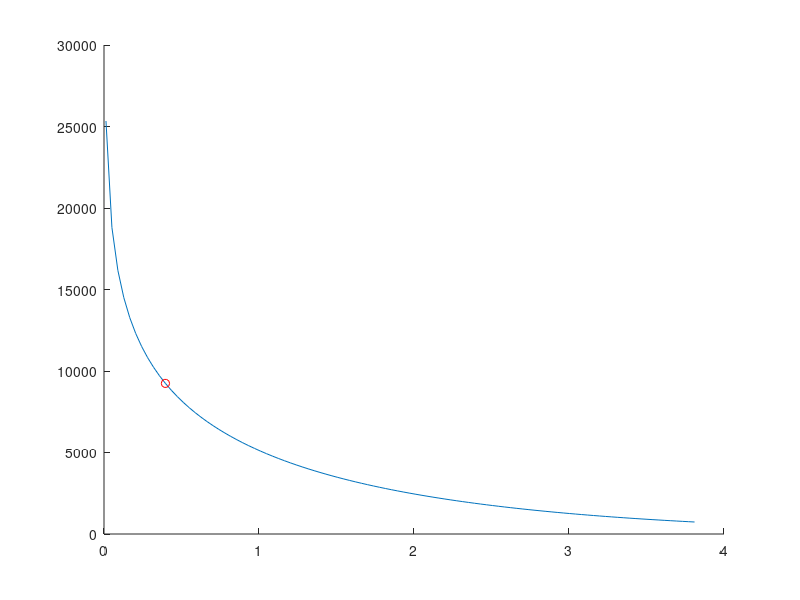

Write the MATLAB code that produced this figure.
clear all
clc

ampl = 0.080;   %amps
res = 16;       %ohms
L = 0.070;      %m, length of wire
q = ((ampl^2)*res)/L; %W/m, heat per unit length of wire

%t = linspace(0.001, 3, 1000);      %sec, heating/response time


l2 = 0.25;  %W/m-K, thermal conductivity of teflon at 25C


l1 = 71.6;  %W/m-K, thermal conductivity of Pt at 25C
c1 = (25.86)/195.08;%J/g-K
p1 = 21.86*100e3;%g/m3

l3 = 3.5;   %W/m-K, thermal conductivity of ice at 173 K
c3 = 1.389*1000; %J/kg-K
p3 = 925.7; %kg/m3

k1 = l1/(p1*c1);
%k1 = 71.6/0.13/21.45/(100)^3;   %m2/s, thermal diffusivity of Pt at 25C 
k2 = 0.124e-6;  %m2/s, thermal diffusivity of PTFE at 25C
k3 = l3/(p3*c3);
%k3 = 3.48/925.7/1.389/1000; %m2/s, thermal diffusivity of ice at 173 K

a = 1.27e-5;%m, radius of bare Pt wire
r0 = 1.397e-5;  %m, radius of wire with coating

%D = 1.781;

t=3; %sec

k2=k3;
l2=l3;
rv=linspace(a,300*a,100);
%x = linspace(log10(1e-3),log10(1e3),1000);
x = logspace(log10(1e-4),log10(1e4),1000);
index = 1:length(x)-1;
figure
hold on

for j = 1:length(rv);
    r1 = rv(j);
    P1=l1.*k3.^0.5.*besselj(1,x.*a).*besselj(0,(k1./k2).^0.5.*x.*a)-l3.*k1.^2.*besselj(0,x.*a).*besselj(1,(k1./k2).^0.5.*x.*a);
    P2=l1.*k3.^0.5.*besselj(1,x.*a).*bessely(0,(k1./k2).^0.5.*x.*a)-l3.*k1.^2.*besselj(0,x.*a).*bessely(1,(k1./k2).^0.5.*x.*a);

    integrand=(1-exp(-k1.*x.^2.*t)).*besselj(1,x.*a).*((besselj(0,(k1./k2).^0.5.*x.*r1).*P2)-bessely(0,(k1./k2).^0.5.*x.*r1).*P1)...
    .*(x.^3.*(P1.^2+P2.^2)).^(-1);
    jon(j) = trapz(x,integrand);%sum(integrand(index).*(x(index+1)-x(index)))
    %semilogx(x,integrand)
    %set(gca,'xscale','log')
    %pause(.1)
    Delta_T(j)=((2*q*k2^0.5)/(pi^2*a^2))*jon(j);
end
plot(rv*1000,Delta_T);

i=2;
while Delta_T(i)>(Delta_T(1)*exp(-1))
    i=i+1;
end

plot(rv(i)*1000,Delta_T(i),'or')
rv(i)*1000

    



%G=vpa(F,6);

%below is approximate solution for large values of (k3*t)/r^2. 
%%%%%%%%%%%%%%%%%%%%%%%%%%%%%%%%%%%%%%%%%%%%%%%%%%%%%%%%%%%%%%%%%%%%%%%%%%%%%
% for i=1:101
%     r(i)=r0+(i-1)/10000;
%     A=log((4*k3*t)/(r0^2*D))+(2*l3/l2)*(log(r0/r(i)));
%     B=(1/t)*(((r1^2)/4)*(1/k2-1/(2*k1)));
%     C=((r0^2)/4)*(2/k3-2/k2+r(i)^2/(k2*r0^2));
%     E=(r1^2/(2*l2))*(l2/k2-l1/k1)*log(r0^2/(r1*r(i)));
%     F=(1/(2*l3))*(log((4*k3*t)/(r0^2*D)))*(r1^2*(l2/k2-l1/k1)+r0^2*(l3/k3-l2/k2));
% 
%     v(i)=(k3*t)/r(i)^2;
%     Delta_T(i)=(q/(4*pi*l3))*(A+B+C+E+F);
% 
% end
% 
% figure(4)
% plot(r-r0,Delta_T,'-r')
% figure(5)
% plot(r-r0,v,'-r');
% 